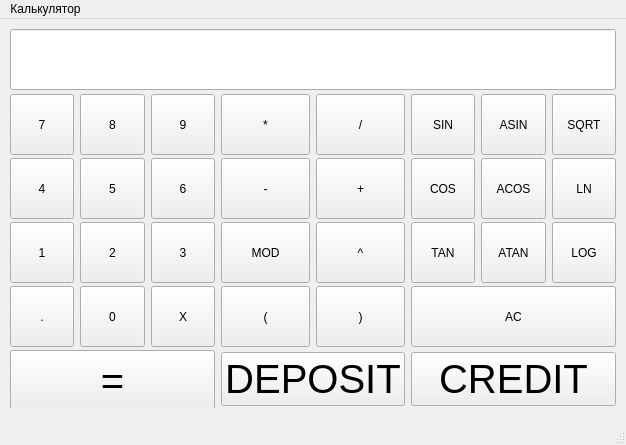
<?xml version="1.0" encoding="UTF-8"?>
<ui version="4.0">
 <class>MainWindow</class>
 <widget class="QMainWindow" name="MainWindow">
  <property name="geometry">
   <rect>
    <x>0</x>
    <y>0</y>
    <width>626</width>
    <height>445</height>
   </rect>
  </property>
  <property name="windowTitle">
   <string>MainWindow</string>
  </property>
  <property name="styleSheet">
   <string notr="true">QLabel {
  qproperty-alignment: 'AlignVCenter | AlignRight';
  border: 1px solid gray;
}

background-color : white;</string>
  </property>
  <widget class="QWidget" name="centralwidget">
   <widget class="QWidget" name="layoutWidget">
    <property name="geometry">
     <rect>
      <x>10</x>
      <y>10</y>
      <width>606</width>
      <height>379</height>
     </rect>
    </property>
    <layout class="QGridLayout" name="gridLayout">
     <item row="1" column="1">
      <widget class="QPushButton" name="pushButton_8">
       <property name="enabled">
        <bool>true</bool>
       </property>
       <property name="minimumSize">
        <size>
         <width>61</width>
         <height>61</height>
        </size>
       </property>
       <property name="text">
        <string>8</string>
       </property>
      </widget>
     </item>
     <item row="1" column="3">
      <widget class="QPushButton" name="pushButton_divide">
       <property name="enabled">
        <bool>true</bool>
       </property>
       <property name="minimumSize">
        <size>
         <width>61</width>
         <height>61</height>
        </size>
       </property>
       <property name="text">
        <string>*</string>
       </property>
      </widget>
     </item>
     <item row="2" column="5">
      <widget class="QPushButton" name="pushButton_cos">
       <property name="minimumSize">
        <size>
         <width>61</width>
         <height>61</height>
        </size>
       </property>
       <property name="text">
        <string>COS</string>
       </property>
      </widget>
     </item>
     <item row="3" column="5">
      <widget class="QPushButton" name="pushButton_tan">
       <property name="minimumSize">
        <size>
         <width>61</width>
         <height>61</height>
        </size>
       </property>
       <property name="text">
        <string>TAN</string>
       </property>
      </widget>
     </item>
     <item row="2" column="6">
      <widget class="QPushButton" name="pushButton_acos">
       <property name="minimumSize">
        <size>
         <width>61</width>
         <height>61</height>
        </size>
       </property>
       <property name="text">
        <string>ACOS</string>
       </property>
      </widget>
     </item>
     <item row="1" column="2">
      <widget class="QPushButton" name="pushButton_9">
       <property name="enabled">
        <bool>true</bool>
       </property>
       <property name="minimumSize">
        <size>
         <width>61</width>
         <height>61</height>
        </size>
       </property>
       <property name="text">
        <string>9</string>
       </property>
      </widget>
     </item>
     <item row="2" column="7">
      <widget class="QPushButton" name="pushButton_ln">
       <property name="minimumSize">
        <size>
         <width>61</width>
         <height>61</height>
        </size>
       </property>
       <property name="text">
        <string>LN</string>
       </property>
      </widget>
     </item>
     <item row="3" column="1">
      <widget class="QPushButton" name="pushButton_2">
       <property name="enabled">
        <bool>true</bool>
       </property>
       <property name="minimumSize">
        <size>
         <width>61</width>
         <height>61</height>
        </size>
       </property>
       <property name="text">
        <string>2</string>
       </property>
      </widget>
     </item>
     <item row="2" column="0">
      <widget class="QPushButton" name="pushButton_4">
       <property name="enabled">
        <bool>true</bool>
       </property>
       <property name="minimumSize">
        <size>
         <width>61</width>
         <height>61</height>
        </size>
       </property>
       <property name="text">
        <string>4</string>
       </property>
      </widget>
     </item>
     <item row="3" column="6">
      <widget class="QPushButton" name="pushButton_atan">
       <property name="minimumSize">
        <size>
         <width>61</width>
         <height>61</height>
        </size>
       </property>
       <property name="text">
        <string>ATAN</string>
       </property>
      </widget>
     </item>
     <item row="1" column="5">
      <widget class="QPushButton" name="pushButton_sin">
       <property name="minimumSize">
        <size>
         <width>61</width>
         <height>61</height>
        </size>
       </property>
       <property name="text">
        <string>SIN</string>
       </property>
      </widget>
     </item>
     <item row="1" column="0">
      <widget class="QPushButton" name="pushButton_7">
       <property name="enabled">
        <bool>true</bool>
       </property>
       <property name="minimumSize">
        <size>
         <width>61</width>
         <height>61</height>
        </size>
       </property>
       <property name="text">
        <string>7</string>
       </property>
      </widget>
     </item>
     <item row="3" column="7">
      <widget class="QPushButton" name="pushButton_log">
       <property name="minimumSize">
        <size>
         <width>61</width>
         <height>61</height>
        </size>
       </property>
       <property name="text">
        <string>LOG</string>
       </property>
      </widget>
     </item>
     <item row="2" column="2">
      <widget class="QPushButton" name="pushButton_6">
       <property name="enabled">
        <bool>true</bool>
       </property>
       <property name="minimumSize">
        <size>
         <width>61</width>
         <height>61</height>
        </size>
       </property>
       <property name="text">
        <string>6</string>
       </property>
      </widget>
     </item>
     <item row="4" column="5" colspan="3">
      <widget class="QPushButton" name="pushButton_AC">
       <property name="enabled">
        <bool>true</bool>
       </property>
       <property name="minimumSize">
        <size>
         <width>61</width>
         <height>61</height>
        </size>
       </property>
       <property name="text">
        <string>AC</string>
       </property>
      </widget>
     </item>
     <item row="2" column="3">
      <widget class="QPushButton" name="pushButton_minus">
       <property name="enabled">
        <bool>true</bool>
       </property>
       <property name="minimumSize">
        <size>
         <width>61</width>
         <height>61</height>
        </size>
       </property>
       <property name="text">
        <string>-</string>
       </property>
      </widget>
     </item>
     <item row="3" column="2">
      <widget class="QPushButton" name="pushButton_3">
       <property name="enabled">
        <bool>true</bool>
       </property>
       <property name="minimumSize">
        <size>
         <width>61</width>
         <height>61</height>
        </size>
       </property>
       <property name="text">
        <string>3</string>
       </property>
      </widget>
     </item>
     <item row="4" column="3">
      <widget class="QPushButton" name="pushButton_left_bracket">
       <property name="enabled">
        <bool>true</bool>
       </property>
       <property name="minimumSize">
        <size>
         <width>61</width>
         <height>61</height>
        </size>
       </property>
       <property name="text">
        <string>(</string>
       </property>
      </widget>
     </item>
     <item row="4" column="4">
      <widget class="QPushButton" name="pushButton_right_bracket">
       <property name="enabled">
        <bool>true</bool>
       </property>
       <property name="minimumSize">
        <size>
         <width>61</width>
         <height>61</height>
        </size>
       </property>
       <property name="text">
        <string>)</string>
       </property>
      </widget>
     </item>
     <item row="1" column="6">
      <widget class="QPushButton" name="pushButton_asin">
       <property name="minimumSize">
        <size>
         <width>61</width>
         <height>61</height>
        </size>
       </property>
       <property name="text">
        <string>ASIN</string>
       </property>
      </widget>
     </item>
     <item row="4" column="0">
      <widget class="QPushButton" name="pushButton_dot">
       <property name="enabled">
        <bool>true</bool>
       </property>
       <property name="minimumSize">
        <size>
         <width>61</width>
         <height>61</height>
        </size>
       </property>
       <property name="text">
        <string>.</string>
       </property>
      </widget>
     </item>
     <item row="3" column="3">
      <widget class="QPushButton" name="pushButton_mod">
       <property name="enabled">
        <bool>true</bool>
       </property>
       <property name="minimumSize">
        <size>
         <width>61</width>
         <height>61</height>
        </size>
       </property>
       <property name="text">
        <string>MOD</string>
       </property>
      </widget>
     </item>
     <item row="1" column="7">
      <widget class="QPushButton" name="pushButton_sqrt">
       <property name="minimumSize">
        <size>
         <width>61</width>
         <height>61</height>
        </size>
       </property>
       <property name="text">
        <string>SQRT</string>
       </property>
      </widget>
     </item>
     <item row="0" column="0" colspan="8">
      <widget class="QLineEdit" name="result_show">
       <property name="minimumSize">
        <size>
         <width>0</width>
         <height>61</height>
        </size>
       </property>
       <property name="font">
        <font>
         <pointsize>30</pointsize>
        </font>
       </property>
       <property name="text">
        <string/>
       </property>
       <property name="cursorPosition">
        <number>0</number>
       </property>
      </widget>
     </item>
     <item row="1" column="4">
      <widget class="QPushButton" name="pushButton_multiple">
       <property name="enabled">
        <bool>true</bool>
       </property>
       <property name="minimumSize">
        <size>
         <width>61</width>
         <height>61</height>
        </size>
       </property>
       <property name="text">
        <string>/</string>
       </property>
      </widget>
     </item>
     <item row="2" column="1">
      <widget class="QPushButton" name="pushButton_5">
       <property name="enabled">
        <bool>true</bool>
       </property>
       <property name="minimumSize">
        <size>
         <width>61</width>
         <height>61</height>
        </size>
       </property>
       <property name="text">
        <string>5</string>
       </property>
      </widget>
     </item>
     <item row="4" column="2">
      <widget class="QPushButton" name="pushButton_x">
       <property name="enabled">
        <bool>true</bool>
       </property>
       <property name="minimumSize">
        <size>
         <width>61</width>
         <height>61</height>
        </size>
       </property>
       <property name="text">
        <string>X</string>
       </property>
      </widget>
     </item>
     <item row="4" column="1">
      <widget class="QPushButton" name="pushButton_0">
       <property name="enabled">
        <bool>true</bool>
       </property>
       <property name="minimumSize">
        <size>
         <width>61</width>
         <height>61</height>
        </size>
       </property>
       <property name="text">
        <string>0</string>
       </property>
      </widget>
     </item>
     <item row="3" column="4">
      <widget class="QPushButton" name="pushButton_pow">
       <property name="enabled">
        <bool>true</bool>
       </property>
       <property name="minimumSize">
        <size>
         <width>61</width>
         <height>61</height>
        </size>
       </property>
       <property name="text">
        <string>^</string>
       </property>
      </widget>
     </item>
     <item row="3" column="0">
      <widget class="QPushButton" name="pushButton_1">
       <property name="enabled">
        <bool>true</bool>
       </property>
       <property name="minimumSize">
        <size>
         <width>61</width>
         <height>61</height>
        </size>
       </property>
       <property name="text">
        <string>1</string>
       </property>
      </widget>
     </item>
     <item row="2" column="4">
      <widget class="QPushButton" name="pushButton_plus">
       <property name="enabled">
        <bool>true</bool>
       </property>
       <property name="minimumSize">
        <size>
         <width>61</width>
         <height>61</height>
        </size>
       </property>
       <property name="text">
        <string>+</string>
       </property>
      </widget>
     </item>
     <item row="5" column="0" colspan="3">
      <widget class="QPushButton" name="pushButton_equal">
       <property name="enabled">
        <bool>true</bool>
       </property>
       <property name="minimumSize">
        <size>
         <width>61</width>
         <height>61</height>
        </size>
       </property>
       <property name="font">
        <font>
         <pointsize>30</pointsize>
        </font>
       </property>
       <property name="text">
        <string>=</string>
       </property>
      </widget>
     </item>
     <item row="5" column="3" colspan="2">
      <widget class="QPushButton" name="pushButton">
       <property name="font">
        <font>
         <pointsize>30</pointsize>
        </font>
       </property>
       <property name="text">
        <string>DEPOSIT</string>
       </property>
      </widget>
     </item>
     <item row="5" column="5" colspan="3">
      <widget class="QPushButton" name="pushButtonCreditCalc">
       <property name="font">
        <font>
         <pointsize>30</pointsize>
        </font>
       </property>
       <property name="text">
        <string>CREDIT</string>
       </property>
      </widget>
     </item>
    </layout>
   </widget>
  </widget>
  <widget class="QMenuBar" name="menubar">
   <property name="geometry">
    <rect>
     <x>0</x>
     <y>0</y>
     <width>626</width>
     <height>24</height>
    </rect>
   </property>
   <widget class="QMenu" name="menu">
    <property name="title">
     <string>Калькулятор</string>
    </property>
   </widget>
   <addaction name="menu"/>
  </widget>
  <widget class="QStatusBar" name="statusbar"/>
 </widget>
 <resources/>
 <connections/>
</ui>
